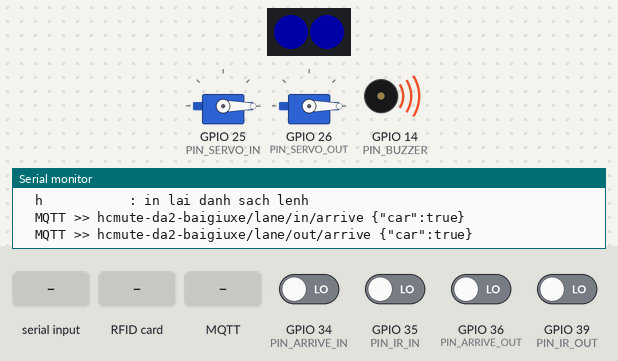
Bench run of a sketch on a simulated ESP32. Parts: 2 RGB LEDs in strip order, left to right, 2 × servo, buzzer (waves = sounding, pin HIGH), the last lines printed to the serial monitor. The inputs (shaded band) are chosen by the test bench; at power-on: GPIO 34 (PIN_ARRIVE_IN), GPIO 35 (PIN_IR_IN), GPIO 36 (PIN_ARRIVE_OUT), GPIO 39 (PIN_IR_OUT) LOW. Dim RGB values are drawn brighter than linear; WiFi joins after 1.5 s; servers stay silent unless stated; no MQTT or app messages arrive unless stated; the audio player accepts every command and is not drawn; pins used as bus, display or sensor lines are not drawn.

Above: at 1.8 s.
1.9 s: "mv\n" received over Serial
At 3.7 s:
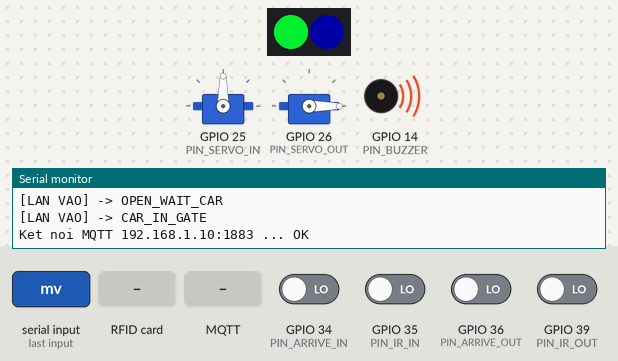
4.9 s: "mr\n" received over Serial
At 7.2 s:
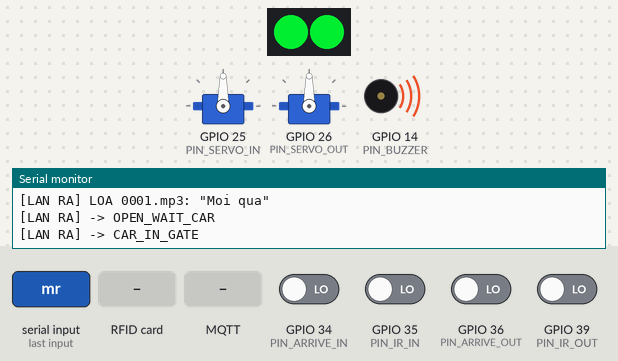
7.5 s: GPIO 35 (PIN_IR_IN) driven HIGH
At 10.1 s:
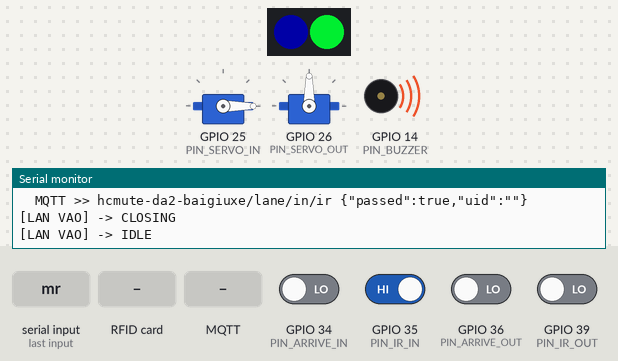
10.5 s: GPIO 39 (PIN_IR_OUT) driven HIGH
At 11.77 s:
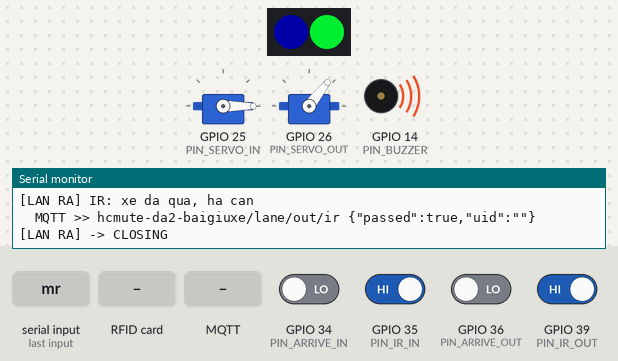
13.5 s: RFID card 5E 7A 19 C4 held to the reader
At 14.7 s:
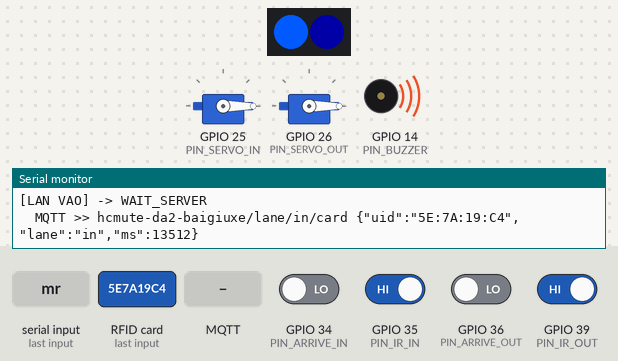
15.0 s: MQTT message "1" arrives on the first subscribed topic
At 17.4 s:
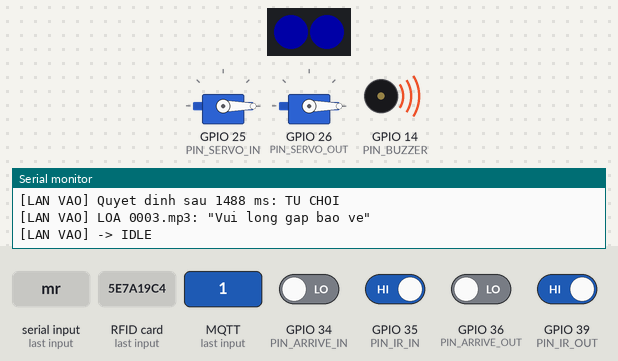
Timing chart, 0 to 18.9 s (numbered marks = the images above; inputs shaded):
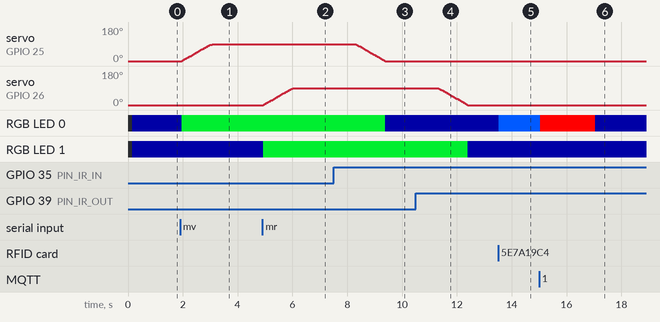

Measured:
- after the input at 1.9 s, servo on GPIO 25 (PIN_SERVO_IN): moves from 0° to 90° over 1.1 s, starting after 0.06 s; RGB LED 0: RGB(0, 0, 40) → RGB(0, 200, 40) after 0.06 s
- after the input at 4.9 s, servo on GPIO 26 (PIN_SERVO_OUT): moves from 0° to 90° over 1.1 s, starting at once; RGB LED 1: RGB(0, 0, 40) → RGB(0, 200, 40) at once
- after the input at 7.5 s, servo on GPIO 25 (PIN_SERVO_IN): moves from 90° to 0° over 1.1 s, starting after 0.81 s; RGB LED 0: RGB(0, 200, 40) → RGB(0, 0, 40) after 1.9 s
- after the input at 10.5 s, servo on GPIO 26 (PIN_SERVO_OUT): moves from 90° to 0° over 1.1 s, starting after 0.82 s; RGB LED 1: RGB(0, 200, 40) → RGB(0, 0, 40) after 1.9 s
- after the input at 13.5 s, RGB LED 0: RGB(0, 0, 40) → RGB(0, 90, 255) at once

The sketch:

tru_dieu_khien.ino
```cpp
/*
  Bãi giữ xe máy thông minh – firmware TRỤ ĐIỀU KHIỂN 2 LÀN (bản PHẦN CỨNG THẬT)
  Đồ án 2 – HCMUTE · Nguyễn Tấn Huy, Võ Trương Thùy Dương · GVHD ThS. Nguyễn Văn Phúc

  Cùng logic với bản Wokwi (wokwi/sketch.ino), chỉ thay nút giả lập bằng linh kiện thật:
    - 2 đầu đọc RC522 chung bus SPI     (SCK 18, MISO 19, MOSI 23, SS 5 / 4, RST 27)
    - 2 servo MG996R làm barie           (GPIO25 / 26, nguồn 5 V riêng)
    - 2 IR phát hiện xe tới              (GPIO34 / 36)
    - 2 IR an toàn dưới cần barie        (GPIO35 / 39)
    - DFPlayer Mini + loa 3 W            (UART2: GPIO16 = RX2 nối TX DFPlayer, GPIO17 = TX2 qua 1 kΩ nối RX DFPlayer)
    - Module còi chủ động 3 chân VCC/I-O/GND (GPIO14, cấp 3,3 V)
    - 2 LED WS2812 trạng thái            (GPIO13)

  Firmware KHÔNG tự quyết định mở barie: gửi UID lên server qua MQTT rồi chờ lệnh.
  Không có lệnh sau 5 s thì giữ barie đóng. Không dùng delay(): 2 làn chạy song song bằng máy trạng thái.

  Thư viện (Arduino IDE → Library Manager):
    MFRC522 (GithubCommunity), PubSubClient (Nick O'Leary), ArduinoJson 7.x (Benoit Blanchon),
    ESP32Servo (Kevin Harrington), Adafruit NeoPixel, DFRobotDFPlayerMini
  Board: "ESP32 Dev Module" (gói esp32 của Espressif).

  Thử từng khối khi chưa có server: mở Serial Monitor 115200, gõ lệnh rồi Enter (gõ "h" để xem danh sách).
*/
#include <WiFi.h>
#include <SPI.h>
#include <MFRC522.h>
#include <PubSubClient.h>
#include <ArduinoJson.h>
#include <ESP32Servo.h>
#include <Adafruit_NeoPixel.h>
#include <DFRobotDFPlayerMini.h>

// ===================== CẤU HÌNH (sửa cho đúng mạng của nhóm) =====================
#define OFFLINE_DEMO 0                 // 1 = ESP32 tự quyết định tại chỗ, không cần server (để thử mạch)
#define REQUIRE_CAR_FOR_CARD 0         // 1 = chỉ nhận thẻ khi IR "xe tới" đang thấy xe
#define BUZZER_ACTIVE_LOW 1            // module còi 3 chân (transistor PNP sẵn trên bo) kêu khi I/O = LOW; còi tự nối qua NPN thì đặt 0
const char* WIFI_SSID = "TEN_WIFI";
const char* WIFI_PASS = "MAT_KHAU_WIFI";
const char* MQTT_HOST = "192.168.1.10";       // IP laptop chạy Mosquitto (xem bằng ipconfig)
const uint16_t MQTT_PORT = 1883;
const char* MQTT_USER = "";                   // để trống nếu Mosquitto cho phép vào không cần tài khoản
const char* MQTT_PASS = "";
const char* TOPIC_ROOT = "hcmute-da2-baigiuxe"; // phải trùng server_mock.py và trang quản lý

// ===================== CHÂN (theo bảng nối chân trong báo cáo) =====================
const int PIN_SPI_SCK = 18, PIN_SPI_MISO = 19, PIN_SPI_MOSI = 23;
const int PIN_RFID_SS_IN = 5, PIN_RFID_SS_OUT = 4, PIN_RFID_RST = 27;
const int PIN_SERVO_IN = 25, PIN_SERVO_OUT = 26;
const int PIN_ARRIVE_IN = 34, PIN_ARRIVE_OUT = 36;   // IR xe tới, LOW = có xe
const int PIN_IR_IN = 35, PIN_IR_OUT = 39;           // IR an toàn dưới cần, LOW = có vật
const int PIN_DF_RX = 16, PIN_DF_TX = 17;            // UART2 của ESP32
const int PIN_BUZZER = 14;
const int PIN_PIXELS = 13;

// ===================== THÔNG SỐ =====================
const int ANGLE_CLOSED = 0, ANGLE_OPEN = 90;   // chỉnh theo cách gắn cần barie trên mô hình
const uint32_t SERVER_TIMEOUT_MS = 5000;       // chờ server tối đa
const uint32_t PASS_TIMEOUT_MS = 15000;        // mở barie mà không có xe qua thì tự đóng
const uint32_t CLOSE_DELAY_MS = 800;           // xe qua hẳn rồi mới hạ cần
const uint32_t SERVO_STEP_MS = 8;              // tốc độ cần barie (ms mỗi độ)
const uint32_t RFID_POLL_MS = 60;              // mỗi đầu đọc được hỏi 1 lần mỗi 120 ms
const uint32_t SAME_CARD_MS = 3000;            // thẻ để yên trên đầu đọc: không tính là quẹt lần nữa
const uint32_t ARRIVE_DEBOUNCE_MS = 200;
const uint32_t HEARTBEAT_MS = 5000;
const uint8_t DF_VOLUME = 25;                  // 0..30

// Âm thanh: thẻ nhớ microSD có thư mục /mp3 chứa 0001.mp3 ... 0005.mp3 (tạo bằng tools/tao_am_thanh.py)
struct Sound { const char* key; uint8_t track; const char* text; };
const Sound SOUNDS[] = {
  {"moi_qua",     1, "Moi qua"},
  {"bai_day",     2, "Bai da day, vui long quay lai sau"},
  {"gap_bao_ve",  3, "Vui long gap bao ve"},
  {"khong_khop",  4, "The va bien so khong khop, vui long gap bao ve"},
  {"loi_ket_noi", 5, "He thong dang ban, vui long gap bao ve"},
};
const int SOUND_COUNT = sizeof(SOUNDS) / sizeof(SOUNDS[0]);

enum LaneState { IDLE, WAIT_SERVER, OPEN_WAIT_CAR, CAR_IN_GATE, CLOSE_DELAY, CLOSING };
const char* STATE_NAME[] = {"IDLE", "WAIT_SERVER", "OPEN_WAIT_CAR", "CAR_IN_GATE", "CLOSE_DELAY", "CLOSING"};

struct Lane {
  const char* key;      // "in" / "out"
  const char* name;     // tên hiển thị trên Serial
  MFRC522* rfid;
  bool rfidOk;
  int pinServo, pinIr, pinArrive, pixel;
  Servo servo;
  int angle, target;
  LaneState state;
  uint32_t tState, tCard, lastStep, tArriveChange, tLastUid;
  bool idleShown, passReported, carHere, arriveRaw;
  String uid, lastUid;
};
Lane lanes[2];

MFRC522 rfidIn(PIN_RFID_SS_IN, PIN_RFID_RST);
MFRC522 rfidOut(PIN_RFID_SS_OUT, PIN_RFID_RST);
Adafruit_NeoPixel pixels(2, PIN_PIXELS, NEO_GRB + NEO_KHZ800);
HardwareSerial dfSerial(2);
DFRobotDFPlayerMini dfp;
bool dfOk = false;
WiFiClient net;
PubSubClient mqtt(net);
uint32_t lastReconnect = 0, lastBeat = 0, lastPoll = 0;
int pollIdx = 0;
// còi kêu theo nhịp mà không chặn chương trình
int beepLeft = 0; bool beepOn = false; uint32_t tBeep = 0;
#if OFFLINE_DEMO
int demoCount = 0;
const int DEMO_CAP = 3;
#endif

// ===================== TIỆN ÍCH =====================
void setPixel(Lane& L, uint8_t r, uint8_t g, uint8_t b) { pixels.setPixelColor(L.pixel, pixels.Color(r, g, b)); pixels.show(); }
void pixelIdle(Lane& L) { setPixel(L, 0, 0, 40); }
void pixelBusy(Lane& L) { setPixel(L, 0, 90, 255); }
void pixelOk(Lane& L)   { setPixel(L, 0, 200, 40); }
void pixelBad(Lane& L)  { setPixel(L, 255, 0, 0); }

bool irBlocked(Lane& L) { return digitalRead(L.pinIr) == LOW; }

void setState(Lane& L, LaneState s) {
  L.state = s; L.tState = millis(); L.idleShown = false;
  Serial.printf("[%s] -> %s\n", L.name, STATE_NAME[s]);
}

String topic(Lane& L, const char* leaf) { return String(TOPIC_ROOT) + "/lane/" + L.key + "/" + leaf; }

void buzzerWrite(bool on) { digitalWrite(PIN_BUZZER, (on != (bool)BUZZER_ACTIVE_LOW) ? HIGH : LOW); }

void beep(int times) { beepLeft = times * 2; beepOn = false; tBeep = 0; }

void updateBuzzer() {
  if (beepLeft <= 0) return;
  if (millis() - tBeep < 150) return;
  tBeep = millis(); beepOn = !beepOn; beepLeft--;
  buzzerWrite(beepOn);
  if (beepLeft == 0) buzzerWrite(false);
}

void speak(Lane& L, const char* sound) {
  for (int i = 0; i < SOUND_COUNT; i++) {
    if (strcmp(SOUNDS[i].key, sound)) continue;
    Serial.printf("[%s] LOA %04d.mp3: \"%s\"\n", L.name, SOUNDS[i].track, SOUNDS[i].text);
    if (dfOk) dfp.playMp3Folder(SOUNDS[i].track);
    return;
  }
  Serial.printf("[%s] LOA: khong co file cho \"%s\"\n", L.name, sound);
}

void publishJson(const String& t, JsonDocument& doc) {
  char buf[256];
  size_t n = serializeJson(doc, buf, sizeof(buf));
  if (mqtt.connected()) mqtt.publish(t.c_str(), (const uint8_t*)buf, n);
  Serial.printf("  MQTT >> %s %s\n", t.c_str(), buf);
}

String uidToString(MFRC522::Uid& u) {
  String s;
  for (byte i = 0; i < u.size; i++) {
    if (i) s += ':';
    if (u.uidByte[i] < 0x10) s += '0';
    s += String(u.uidByte[i], HEX);
  }
  s.toUpperCase();
  return s;
}

// ===================== QUYẾT ĐỊNH TỪ SERVER =====================
void applyDecision(Lane& L, bool open, const char* sound, const char* msg, bool manual) {
  // lệnh đến muộn hoặc sai làn: bỏ qua. Lệnh mở tay từ trang quản lý (manual) được nhận cả khi làn đang rảnh.
  if (!(L.state == WAIT_SERVER || (manual && open && L.state == IDLE))) return;
  Serial.printf("[%s] Quyet dinh sau %lu ms: %s %s\n", L.name, (unsigned long)(millis() - L.tCard), open ? "MO" : "TU CHOI", msg ? msg : "");
  speak(L, sound);
  if (open) { pixelOk(L); L.target = ANGLE_OPEN; setState(L, OPEN_WAIT_CAR); }
  else {
    pixelBad(L); setState(L, IDLE);
    if (!strcmp(sound, "khong_khop")) beep(3);       // thẻ và biển số không khớp: còi + đèn đỏ
  }
}

void onMqtt(char* t, byte* payload, unsigned int len) {
  JsonDocument doc;
  if (deserializeJson(doc, payload, len)) { Serial.println("JSON loi"); return; }
  for (int i = 0; i < 2; i++) {
    if (String(t) == topic(lanes[i], "cmd")) {
      const char* action = doc["action"] | "deny";
      applyDecision(lanes[i], !strcmp(action, "open"), doc["sound"] | "gap_bao_ve", doc["msg"] | "", doc["manual"] | false);
    }
  }
}

#if OFFLINE_DEMO
void localDecide(Lane& L) {   // chỉ để thử mạch khi chưa có server
  bool isIn = !strcmp(L.key, "in");
  if (isIn && demoCount >= DEMO_CAP)      applyDecision(L, false, "bai_day", "(demo) bai day", false);
  else if (!isIn && demoCount <= 0)       applyDecision(L, false, "gap_bao_ve", "(demo) khong co xe trong bai", false);
  else { demoCount += isIn ? 1 : -1;      applyDecision(L, true, "moi_qua", "(demo)", false); }
}
#endif

// ===================== XỬ LÝ TỪNG LÀN =====================
void onCard(Lane& L, const String& uid) {
  if (L.state != IDLE) { Serial.printf("[%s] Dang xu ly xe truoc, bo qua the %s\n", L.name, uid.c_str()); return; }
#if REQUIRE_CAR_FOR_CARD
  if (!L.carHere) { Serial.printf("[%s] Chua co xe truoc barie, bo qua the %s\n", L.name, uid.c_str()); return; }
#endif
  L.uid = uid; L.tCard = millis(); L.passReported = false;
  Serial.printf("\n[%s] Quet the %s\n", L.name, uid.c_str());
  pixelBusy(L);
  setState(L, WAIT_SERVER);
  JsonDocument doc; doc["uid"] = L.uid; doc["lane"] = L.key; doc["ms"] = L.tCard;
  publishJson(topic(L, "card"), doc);
#if OFFLINE_DEMO
  localDecide(L);
#endif
}

void reportPassed(Lane& L, bool passed) {
  JsonDocument doc; doc["passed"] = passed; doc["uid"] = L.uid;
  publishJson(topic(L, "ir"), doc);
}

// Hỏi lần lượt từng đầu đọc (2 RC522 chung SPI, mỗi lần chỉ nói chuyện với 1 con)
void pollRfid() {
  if (millis() - lastPoll < RFID_POLL_MS) return;
  lastPoll = millis();
  Lane& L = lanes[pollIdx]; pollIdx ^= 1;
  if (!L.rfidOk) return;
  MFRC522& r = *L.rfid;
  if (!r.PICC_IsNewCardPresent() || !r.PICC_ReadCardSerial()) return;
  String uid = uidToString(r.uid);
  r.PICC_HaltA(); r.PCD_StopCrypto1();
  if (uid == L.lastUid && millis() - L.tLastUid < SAME_CARD_MS) { L.tLastUid = millis(); return; }
  L.lastUid = uid; L.tLastUid = millis();
  onCard(L, uid);
}

// IR "xe tới": báo server để có thể chụp sẵn ảnh trước khi khách quẹt thẻ
void updateArrive(Lane& L) {
  bool raw = digitalRead(L.pinArrive) == LOW;
  if (raw != L.arriveRaw) { L.arriveRaw = raw; L.tArriveChange = millis(); }
  if (raw != L.carHere && millis() - L.tArriveChange > ARRIVE_DEBOUNCE_MS) {
    L.carHere = raw;
    JsonDocument doc; doc["car"] = raw;
    publishJson(topic(L, "arrive"), doc);
  }
}

void updateLane(Lane& L) {
  uint32_t now = millis();
  updateArrive(L);

  // cần barie chạy từng độ, không chặn chương trình
  if (L.angle != L.target && now - L.lastStep >= SERVO_STEP_MS) {
    L.lastStep = now; L.angle += (L.target > L.angle) ? 1 : -1; L.servo.write(L.angle);
  }

  switch (L.state) {
    case IDLE:
      if (!L.idleShown && now - L.tState > 2000) { pixelIdle(L); L.idleShown = true; }   // giữ màu kết quả 2 s rồi về chờ
      break;
    case WAIT_SERVER:
      if (now - L.tState > SERVER_TIMEOUT_MS) {
        Serial.printf("[%s] Server khong tra loi -> giu barie dong\n", L.name);
        applyDecision(L, false, "loi_ket_noi", "timeout", false);
      }
      break;
    case OPEN_WAIT_CAR:
      if (irBlocked(L)) setState(L, CAR_IN_GATE);
      else if (now - L.tState > PASS_TIMEOUT_MS) {
        Serial.printf("[%s] Khong co xe qua, tu dong ha can\n", L.name);
        reportPassed(L, false); L.target = ANGLE_CLOSED; setState(L, CLOSING);
      }
      break;
    case CAR_IN_GATE:
      if (!irBlocked(L)) setState(L, CLOSE_DELAY);
      break;
    case CLOSE_DELAY:
      if (irBlocked(L)) setState(L, CAR_IN_GATE);
      else if (now - L.tState > CLOSE_DELAY_MS) {
        Serial.printf("[%s] IR: xe da qua, ha can\n", L.name);
        if (!L.passReported) { reportPassed(L, true); L.passReported = true; }   // chỉ báo 1 lần cho mỗi lượt
        L.target = ANGLE_CLOSED; setState(L, CLOSING);
      }
      break;
    case CLOSING:
      if (irBlocked(L)) {                            // an toàn: có vật dưới cần -> nâng lại
        Serial.printf("[%s] AN TOAN: co vat duoi can, nang lai\n", L.name);
        L.target = ANGLE_OPEN; setState(L, CAR_IN_GATE);
      } else if (L.angle == ANGLE_CLOSED) {
        setState(L, IDLE); pixelIdle(L); L.idleShown = true;
      }
      break;
  }
}

// ===================== MẠNG =====================
void ensureNetwork() {
#if !OFFLINE_DEMO
  if (WiFi.status() != WL_CONNECTED) return;          // WiFi tự kết nối lại ở nền
  if (mqtt.connected()) { mqtt.loop(); return; }
  if (millis() - lastReconnect < 3000) return;          // thử lại mỗi 3 s, không chặn 2 làn
  lastReconnect = millis();
  String id = "pillar-" + String((uint32_t)ESP.getEfuseMac(), HEX);
  Serial.printf("Ket noi MQTT %s:%u ... ", MQTT_HOST, MQTT_PORT);
  bool ok = strlen(MQTT_USER) ? mqtt.connect(id.c_str(), MQTT_USER, MQTT_PASS) : mqtt.connect(id.c_str());
  if (ok) {
    Serial.println("OK");
    for (int i = 0; i < 2; i++) mqtt.subscribe(topic(lanes[i], "cmd").c_str());
  } else Serial.printf("loi %d\n", mqtt.state());
#endif
}

void heartbeat() {
  if (millis() - lastBeat < HEARTBEAT_MS) return;
  lastBeat = millis();
  if (!mqtt.connected()) return;
  JsonDocument doc; doc["rssi"] = WiFi.RSSI(); doc["uptime"] = millis() / 1000;
  doc["in"] = STATE_NAME[lanes[0].state]; doc["out"] = STATE_NAME[lanes[1].state];
  doc["rfid_in"] = lanes[0].rfidOk; doc["rfid_out"] = lanes[1].rfidOk; doc["audio"] = dfOk;
  char buf[200]; size_t n = serializeJson(doc, buf, sizeof(buf));
  mqtt.publish((String(TOPIC_ROOT) + "/pillar/status").c_str(), (const uint8_t*)buf, n);
}

// ===================== THỬ TỪNG KHỐI QUA SERIAL =====================
void printHelp() {
  Serial.println(F("Lenh Serial (go roi Enter):"));
  Serial.println(F("  v / r       : gia lap quet the o lan vao / lan ra (the TEST:01, TEST:02)"));
  Serial.println(F("  mv / mr     : mo barie lan vao / lan ra nhu lenh mo tay"));
  Serial.println(F("  s1 .. s5    : phat thu file am thanh 0001..0005"));
  Serial.println(F("  b           : thu coi (3 tieng)"));
  Serial.println(F("  i           : in trang thai cam bien, dau doc the, mang"));
  Serial.println(F("  h           : in lai danh sach lenh"));
}

void printStatus() {
  for (int i = 0; i < 2; i++) {
    Lane& L = lanes[i];
    Serial.printf("[%s] RC522 %s | xe toi: %s | IR an toan: %s | servo %d do | %s\n", L.name,
                  L.rfidOk ? "OK" : "KHONG THAY", L.carHere ? "CO XE" : "trong", irBlocked(L) ? "CO VAT" : "trong",
                  L.angle, STATE_NAME[L.state]);
  }
  Serial.printf("DFPlayer: %s | WiFi: %s (%s, %d dBm) | MQTT: %s\n", dfOk ? "OK" : "KHONG THAY",
                WiFi.status() == WL_CONNECTED ? "da noi" : "chua noi", WiFi.localIP().toString().c_str(), WiFi.RSSI(),
                mqtt.connected() ? "da noi" : "chua noi");
}

void handleSerial() {
  if (!Serial.available()) return;
  String c = Serial.readStringUntil('\n'); c.trim(); c.toLowerCase();
  if (c == "v") onCard(lanes[0], "TEST:01");
  else if (c == "r") onCard(lanes[1], "TEST:02");
  else if (c == "mv") applyDecision(lanes[0], true, "moi_qua", "mo tay qua Serial", true);
  else if (c == "mr") applyDecision(lanes[1], true, "moi_qua", "mo tay qua Serial", true);
  else if (c.length() == 2 && c[0] == 's' && c[1] >= '1' && c[1] <= '5') { int k = c[1] - '0'; speak(lanes[0], SOUNDS[k - 1].key); }
  else if (c == "b") beep(3);
  else if (c == "i") printStatus();
  else if (c.length()) printHelp();
}

// ===================== SETUP / LOOP =====================
// 2 RC522 chung chân RST: PCD_Init() của thư viện để chân RST ở INPUT (thả nổi). Chân trôi về LOW là cả 2 đầu đọc
// cùng vào chế độ ngủ, đọc thẻ lúc được lúc không. Vì vậy luôn kéo RST lên HIGH trước và sau mỗi lần khởi tạo.
void holdRfidRst() { pinMode(PIN_RFID_RST, OUTPUT); digitalWrite(PIN_RFID_RST, HIGH); }

bool initRfid(MFRC522& r, const char* name) {
  holdRfidRst();
  r.PCD_Init();
  holdRfidRst();
  byte v = r.PCD_ReadRegister(MFRC522::VersionReg);
  bool ok = (v == 0x91 || v == 0x92 || v == 0x88 || v == 0x12);   // 0x00 hoặc 0xFF = chưa nối dây / sai chân SS
  Serial.printf("RC522 %s: version 0x%02X -> %s\n", name, v, ok ? "OK" : "KHONG THAY (kiem tra day, nguon 3,3 V, chan SS)");
  return ok;
}

void initLane(Lane& L, const char* key, const char* name, MFRC522* rfid, int pinServo, int pinIr, int pinArrive, int pixel) {
  L.key = key; L.name = name; L.rfid = rfid; L.pinServo = pinServo; L.pinIr = pinIr; L.pinArrive = pinArrive; L.pixel = pixel;
  L.angle = L.target = ANGLE_CLOSED; L.state = IDLE; L.tState = L.tCard = L.lastStep = L.tArriveChange = L.tLastUid = 0;
  L.idleShown = true; L.passReported = false; L.carHere = false; L.arriveRaw = false;
  pinMode(pinIr, INPUT);          // GPIO34–39 không có điện trở kéo lên trong: module IR đã có sẵn trên board
  pinMode(pinArrive, INPUT);
  L.servo.setPeriodHertz(50);
  L.servo.attach(pinServo, 500, 2400);
  L.servo.write(ANGLE_CLOSED);
  L.rfidOk = initRfid(*rfid, name);
}

void setup() {
  Serial.begin(115200);
  Serial.setTimeout(20);
  pinMode(PIN_BUZZER, OUTPUT); buzzerWrite(false);
  pixels.begin();
  SPI.begin(PIN_SPI_SCK, PIN_SPI_MISO, PIN_SPI_MOSI);
  pinMode(PIN_RFID_SS_IN, OUTPUT); digitalWrite(PIN_RFID_SS_IN, HIGH);    // nhả cả 2 đầu đọc khỏi bus trước khi khởi tạo
  pinMode(PIN_RFID_SS_OUT, OUTPUT); digitalWrite(PIN_RFID_SS_OUT, HIGH);
  pinMode(PIN_RFID_RST, OUTPUT); digitalWrite(PIN_RFID_RST, LOW); delay(5);  // reset cứng cả 2 RC522 một lần
  digitalWrite(PIN_RFID_RST, HIGH); delay(50);
  ESP32PWM::allocateTimer(0);
  ESP32PWM::allocateTimer(1);
  Serial.println("\n=== Tru dieu khien 2 lan (phan cung that) ===");
  initLane(lanes[0], "in", "LAN VAO", &rfidIn, PIN_SERVO_IN, PIN_IR_IN, PIN_ARRIVE_IN, 0);
  initLane(lanes[1], "out", "LAN RA", &rfidOut, PIN_SERVO_OUT, PIN_IR_OUT, PIN_ARRIVE_OUT, 1);
  pixelIdle(lanes[0]); pixelIdle(lanes[1]);

  dfSerial.begin(9600, SERIAL_8N1, PIN_DF_RX, PIN_DF_TX);
  dfOk = dfp.begin(dfSerial, true, true);
  if (dfOk) dfp.volume(DF_VOLUME);
  Serial.printf("DFPlayer: %s\n", dfOk ? "OK" : "KHONG THAY (kiem tra the nho, day RX/TX, dien tro 1 kOhm)");

#if OFFLINE_DEMO
  Serial.println("Che do OFFLINE_DEMO: tu quyet dinh tai cho, suc chua demo = 3 xe");
#else
  WiFi.mode(WIFI_STA);
  WiFi.begin(WIFI_SSID, WIFI_PASS);           // không chờ: 2 làn vẫn chạy trong lúc kết nối
  WiFi.setAutoReconnect(true);
  mqtt.setServer(MQTT_HOST, MQTT_PORT);
  mqtt.setBufferSize(512);                    // lệnh từ server kèm biển số, giờ vào, phí: dài hơn 256 byte mặc định
  mqtt.setCallback(onMqtt);
  Serial.printf("Topic goc: %s\n", TOPIC_ROOT);
#endif
  printHelp();
}

void loop() {
  ensureNetwork();
  pollRfid();
  updateLane(lanes[0]);
  updateLane(lanes[1]);
  updateBuzzer();
  heartbeat();
  handleSerial();
}
```
